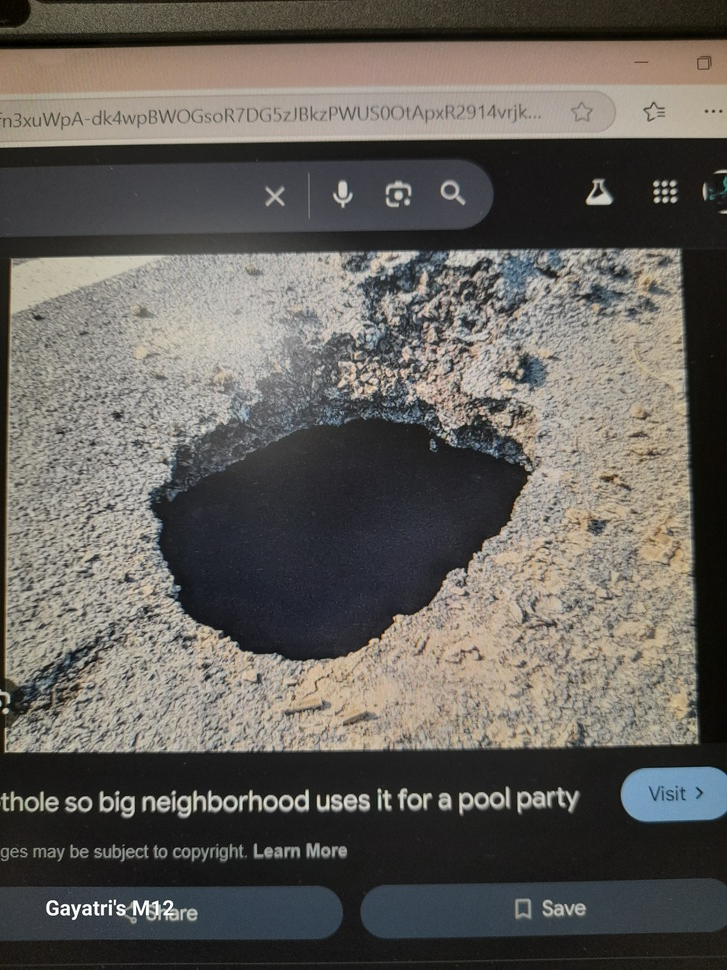
#> input picture data/images/front.jpg, 727 x 970 px, shrunk from 3000 x 4000 before the run
$ python -i image_processing.py   (imports and definitions only)
#> lines starting #> are read from the running program, lines starting #| are printed output that depends on the picture; after the words box and inside, x2 and y2 are one past the last pixel; in counts of white or black regions, pixels touching at a corner belong together
import cv2
import numpy as np
from skimage.feature import hog, local_binary_pattern
from skimage import exposure
import albumentations as A
from PIL import Image, ImageDraw, ImageFont
import os

def process_image(image_path):
    """Process image for feature extraction"""
#> called with image_path = '../../data/images/front.jpg'
    # Read image
    img = cv2.imread(image_path)
#> img is the input picture: shape (970, 727, 3); mean B, G, R 90.9, 96.1, 99.5
    if img is None:
        raise ValueError(f"Could not read image at {image_path}")

    # Convert to grayscale
    gray = cv2.cvtColor(img, cv2.COLOR_BGR2GRAY)
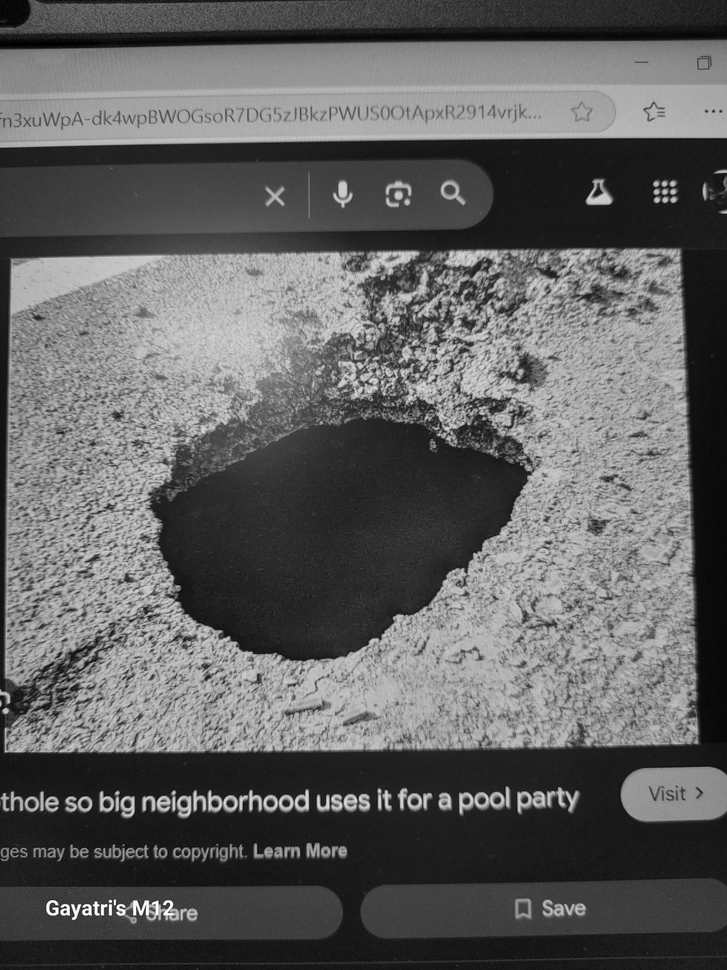
#> gray: shape (970, 727); min 0, max 255, mean 96.5

    # Apply Gaussian blur
    blurred = cv2.GaussianBlur(gray, (5, 5), 0)

    # Apply adaptive thresholding
    thresh = cv2.adaptiveThreshold(
        blurred, 255, cv2.ADAPTIVE_THRESH_GAUSSIAN_C,
        cv2.THRESH_BINARY_INV, 11, 2
    )
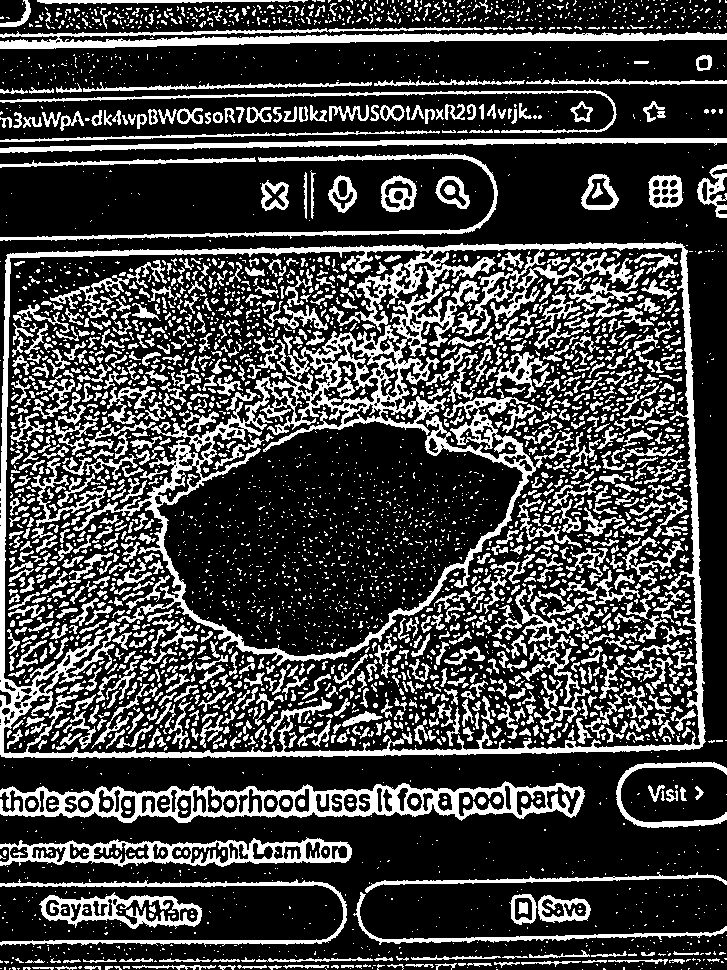
#> thresh: shape (970, 727); 26.3% white; 4046 white regions (2875 under 20 px), largest, box (x1, y1, x2, y2) and area: (0, 242, 706, 759) 38634, (0, 781, 585, 823) 9103, (0, 27, 727, 49) 6801

    return thresh

# [107 lines left out: functions extract_features, draw_detection, preprocess_image, enhance_image, not called in this run]

>>> result = process_image('../../data/images/front.jpg')

$ run again, on data/images/right.jpg
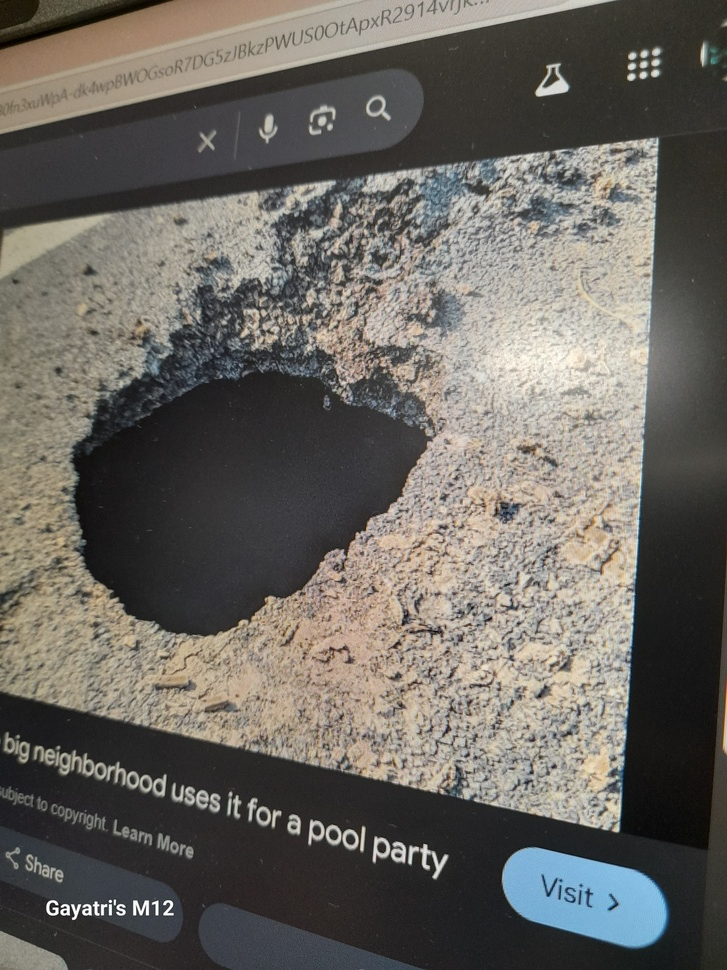
#> input picture data/images/right.jpg, 727 x 970 px, shrunk from 3000 x 4000 before the run
#> in process_image, img is the input picture: shape (970, 727, 3); mean B, G, R 96.4, 102.4, 105.7
#> in process_image, `gray = cv2.cvtColor(img, cv2.COLOR_BGR2GRAY)`:
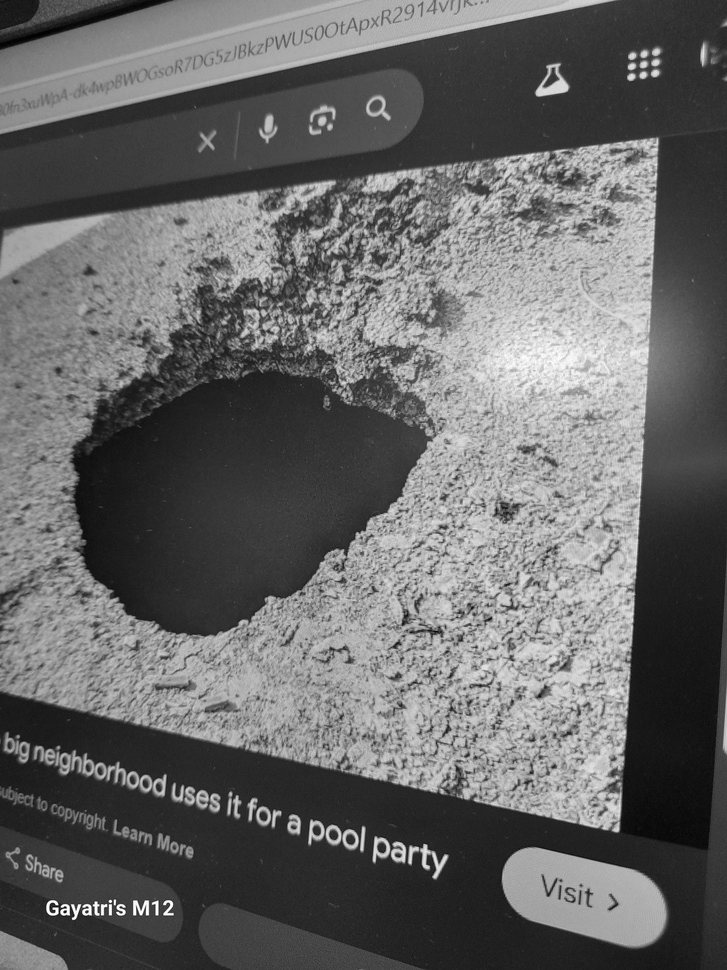
#> gray: shape (970, 727); min 0, max 255, mean 102.7
#> in process_image, `thresh = cv2.adaptiveThreshold( blurred, 255, cv2.ADAPTIVE_THRESH_GAUS..`:
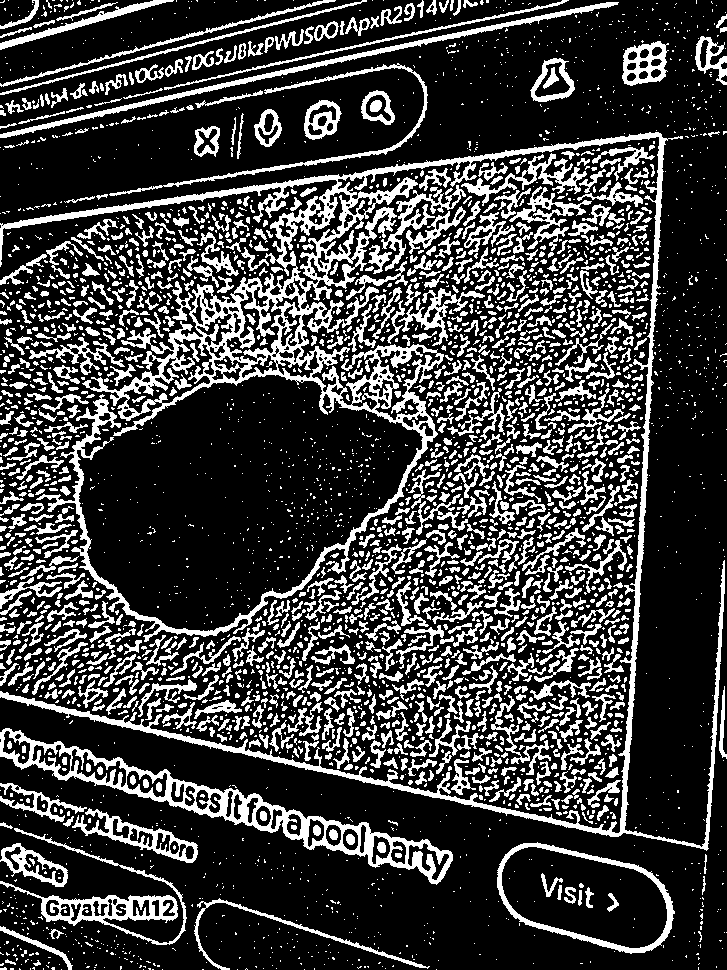
#> thresh: shape (970, 727); 24.7% white; 3668 white regions (2425 under 20 px), largest, box (x1, y1, x2, y2) and area: (0, 132, 725, 851) 36596, (0, 728, 453, 885) 7538, (0, 828, 187, 945) 3103
